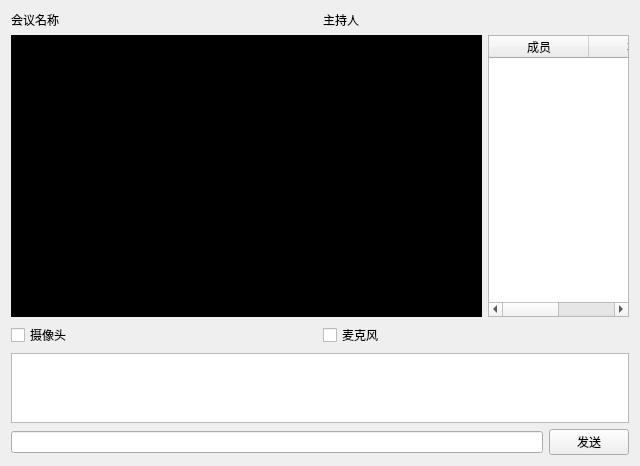
<?xml version="1.0" encoding="UTF-8"?>
<ui version="4.0">
 <class>meetingRoomWidget</class>
 <widget class="QWidget" name="meetingRoomWidget">
  <property name="geometry">
   <rect>
    <x>0</x>
    <y>0</y>
    <width>640</width>
    <height>466</height>
   </rect>
  </property>
  <property name="windowTitle">
   <string>Form</string>
  </property>
  <layout class="QVBoxLayout" name="verticalLayout" stretch="1,20,1,5,0">
   <item>
    <layout class="QHBoxLayout" name="horizontalLayout">
     <item>
      <widget class="QLabel" name="meetingName_LB">
       <property name="text">
        <string>会议名称</string>
       </property>
      </widget>
     </item>
     <item>
      <widget class="QLabel" name="host_LB">
       <property name="text">
        <string>主持人</string>
       </property>
      </widget>
     </item>
    </layout>
   </item>
   <item>
    <layout class="QHBoxLayout" name="horizontalLayout_4" stretch="20,6">
     <item>
      <widget class="QLabel" name="label">
       <property name="styleSheet">
        <string notr="true">background-color: rgb(0, 0, 0);</string>
       </property>
       <property name="text">
        <string/>
       </property>
      </widget>
     </item>
     <item>
      <widget class="QTableWidget" name="memberList_TW">
       <column>
        <property name="text">
         <string>成员</string>
        </property>
       </column>
       <column>
        <property name="text">
         <string>状态</string>
        </property>
       </column>
      </widget>
     </item>
    </layout>
   </item>
   <item>
    <layout class="QHBoxLayout" name="horizontalLayout_2">
     <item>
      <widget class="QCheckBox" name="camera_cb">
       <property name="text">
        <string>摄像头</string>
       </property>
      </widget>
     </item>
     <item>
      <widget class="QCheckBox" name="mic_cb">
       <property name="text">
        <string>麦克风</string>
       </property>
      </widget>
     </item>
    </layout>
   </item>
   <item>
    <widget class="QTextBrowser" name="msgOutput_TB"/>
   </item>
   <item>
    <layout class="QHBoxLayout" name="horizontalLayout_3">
     <item>
      <widget class="QLineEdit" name="msgInput_LE"/>
     </item>
     <item>
      <widget class="QPushButton" name="sendMsg_PB">
       <property name="text">
        <string>发送</string>
       </property>
      </widget>
     </item>
    </layout>
   </item>
  </layout>
 </widget>
 <resources/>
 <connections/>
</ui>
